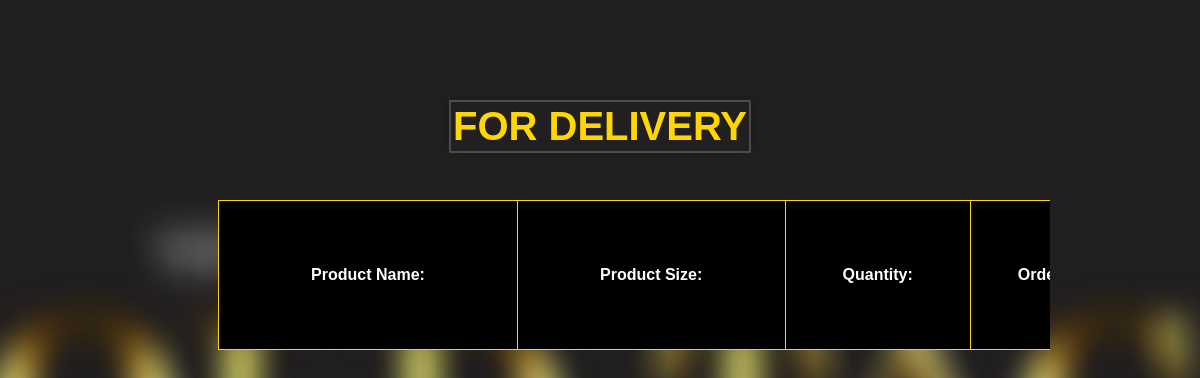
The page /pending_orders.php on the database as committed earlier.
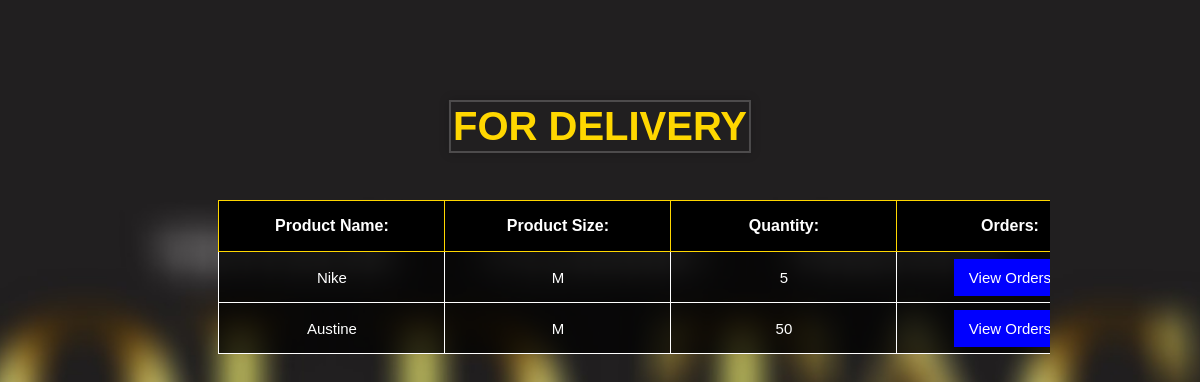
The same page on the database as committed later.
### tables this page shows
CREATE TABLE `for_delivery` (
  `id` int(11) NOT NULL,
  `buyer_name` varchar(255) NOT NULL,
  `contact_number` bigint(20) NOT NULL,
  `address` varchar(255) NOT NULL,
  `product_name` varchar(255) NOT NULL,
  `product_price` int(255) NOT NULL,
  `quantity` int(255) NOT NULL,
  `size` varchar(255) NOT NULL,
  `rider` varchar(255) NOT NULL,
  `image` varchar(255) NOT NULL
);

### pending_orders.php (the view, shortened to what this page needs)
<?php
require_once("connection.php");
$sql = "SELECT * FROM for_delivery";
$result = mysqli_query($conn,$sql);
?>
<!DOCTYPE html>
<html lang="en">
<head>
    <link rel="stylesheet" href="pending_orders.css">
</head>
<body>
    <header>
        <h1>FOR DELIVERY</h1>
    </header>
    <div class="scroll">
        <table>
            <tr>
                <th>Product Name:</th>
                <th>Product Size:</th>
                <th>Quantity:</th>
                <th>Orders:</th>
            </tr>
            <?php
                while($row = mysqli_fetch_assoc($result)){
            ?>
            <tr>
                <td><?php echo $row['product_name'] ?></td>
                <td><?php echo $row['size'] ?></td>
                <td><?php echo $row['quantity'] ?></td>
                <td class="link"><a href="orders_pending.php?id=<?php echo $row['id'] ?>&buyer_name=<?php echo urlencode($row['buyer_name']) ?>&contact_number=<?php echo $row['contact_number'] ?>&address=<?php echo $row['address'] ?>&product_name=<?php echo $row['product_name'] ?>&product_price=<?php echo $row['product_price']?>&quantity=<?php echo $row['quantity'] ?>&size=<?php echo $row['size'] ?>&image=<?php echo $row['image'] ?>">View Orders</a></td>
            </tr>
            <?php
                }
            ?>
        </table>
    </div>
</body>
</html>

Rows that differ between the two databases and show on the page:
added for_delivery: product_name "Nike", size "M", quantity "5"
added for_delivery: product_name "Austine", size "M", quantity "50"
